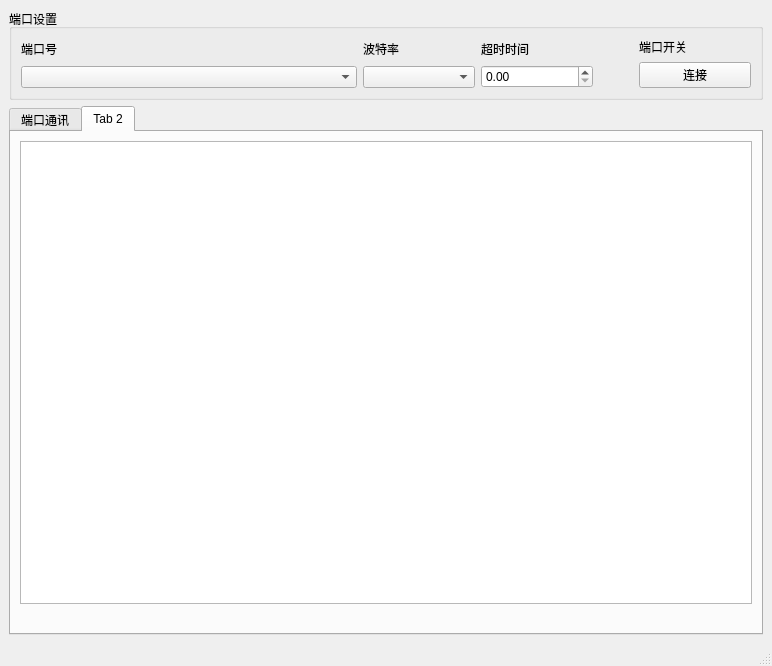
<?xml version="1.0" encoding="UTF-8"?>
<ui version="4.0">
 <class>MainWindow</class>
 <widget class="QMainWindow" name="MainWindow">
  <property name="geometry">
   <rect>
    <x>0</x>
    <y>0</y>
    <width>772</width>
    <height>666</height>
   </rect>
  </property>
  <property name="windowTitle">
   <string>MainWindow</string>
  </property>
  <widget class="QWidget" name="centralwidget">
   <layout class="QVBoxLayout" name="verticalLayout">
    <item>
     <widget class="QGroupBox" name="groupBox">
      <property name="title">
       <string>端口设置</string>
      </property>
      <property name="alignment">
       <set>Qt::AlignLeading|Qt::AlignLeft|Qt::AlignTop</set>
      </property>
      <property name="flat">
       <bool>false</bool>
      </property>
      <property name="checkable">
       <bool>false</bool>
      </property>
      <layout class="QHBoxLayout" name="horizontalLayout" stretch="3,1,1,0,1">
       <item>
        <layout class="QVBoxLayout" name="verticalLayout_2">
         <item>
          <widget class="QLabel" name="label">
           <property name="text">
            <string>端口号</string>
           </property>
           <property name="textFormat">
            <enum>Qt::AutoText</enum>
           </property>
           <property name="wordWrap">
            <bool>false</bool>
           </property>
           <property name="margin">
            <number>0</number>
           </property>
           <property name="indent">
            <number>-1</number>
           </property>
          </widget>
         </item>
         <item>
          <widget class="QComboBox" name="comboBox_port"/>
         </item>
        </layout>
       </item>
       <item>
        <layout class="QVBoxLayout" name="verticalLayout_3">
         <item>
          <widget class="QLabel" name="label_2">
           <property name="text">
            <string>波特率</string>
           </property>
          </widget>
         </item>
         <item>
          <widget class="QComboBox" name="comboBox_baudrate"/>
         </item>
        </layout>
       </item>
       <item>
        <layout class="QVBoxLayout" name="verticalLayout_4">
         <item>
          <widget class="QLabel" name="label_3">
           <property name="text">
            <string>超时时间</string>
           </property>
          </widget>
         </item>
         <item>
          <widget class="QDoubleSpinBox" name="doubleSpinBox_timeout"/>
         </item>
        </layout>
       </item>
       <item>
        <spacer name="horizontalSpacer">
         <property name="orientation">
          <enum>Qt::Horizontal</enum>
         </property>
         <property name="sizeHint" stdset="0">
          <size>
           <width>40</width>
           <height>20</height>
          </size>
         </property>
        </spacer>
       </item>
       <item>
        <layout class="QVBoxLayout" name="verticalLayout_5">
         <item>
          <widget class="QLabel" name="label_4">
           <property name="text">
            <string>端口开关</string>
           </property>
          </widget>
         </item>
         <item>
          <widget class="QPushButton" name="pushButton_switch">
           <property name="text">
            <string>连接</string>
           </property>
          </widget>
         </item>
        </layout>
       </item>
      </layout>
     </widget>
    </item>
    <item>
     <widget class="QTabWidget" name="tabWidget">
      <property name="currentIndex">
       <number>1</number>
      </property>
      <widget class="QWidget" name="tab">
       <attribute name="title">
        <string>端口通讯</string>
       </attribute>
       <layout class="QVBoxLayout" name="verticalLayout_6" stretch="10,0,1,1,1">
        <item>
         <widget class="QTextBrowser" name="textBrowser_cominp"/>
        </item>
        <item>
         <layout class="QHBoxLayout" name="horizontalLayout_2" stretch="1,1,1,5">
          <item>
           <widget class="QRadioButton" name="radioButton_type0">
            <property name="text">
             <string>hex</string>
            </property>
            <property name="checked">
             <bool>true</bool>
            </property>
            <property name="autoRepeat">
             <bool>false</bool>
            </property>
            <attribute name="buttonGroup">
             <string notr="true">buttonGroup</string>
            </attribute>
           </widget>
          </item>
          <item>
           <widget class="QRadioButton" name="radioButton_type1">
            <property name="text">
             <string>uint8</string>
            </property>
            <attribute name="buttonGroup">
             <string notr="true">buttonGroup</string>
            </attribute>
           </widget>
          </item>
          <item>
           <widget class="QRadioButton" name="radioButton_type2">
            <property name="text">
             <string>ascii</string>
            </property>
            <attribute name="buttonGroup">
             <string notr="true">buttonGroup</string>
            </attribute>
           </widget>
          </item>
          <item>
           <spacer name="horizontalSpacer_3">
            <property name="orientation">
             <enum>Qt::Horizontal</enum>
            </property>
            <property name="sizeHint" stdset="0">
             <size>
              <width>40</width>
              <height>20</height>
             </size>
            </property>
           </spacer>
          </item>
         </layout>
        </item>
        <item>
         <spacer name="verticalSpacer">
          <property name="orientation">
           <enum>Qt::Vertical</enum>
          </property>
          <property name="sizeHint" stdset="0">
           <size>
            <width>20</width>
            <height>145</height>
           </size>
          </property>
         </spacer>
        </item>
        <item>
         <layout class="QHBoxLayout" name="horizontalLayout_3" stretch="0,5,0,1">
          <item>
           <widget class="QComboBox" name="comboBox_outtype"/>
          </item>
          <item>
           <widget class="QLineEdit" name="lineEdit_comout">
            <property name="placeholderText">
             <string>填写需要填写需要发送的信息，注意选择发送类型</string>
            </property>
           </widget>
          </item>
          <item>
           <spacer name="horizontalSpacer_2">
            <property name="orientation">
             <enum>Qt::Horizontal</enum>
            </property>
            <property name="sizeHint" stdset="0">
             <size>
              <width>40</width>
              <height>20</height>
             </size>
            </property>
           </spacer>
          </item>
          <item>
           <widget class="QPushButton" name="pushButton_comout">
            <property name="text">
             <string>发送</string>
            </property>
           </widget>
          </item>
         </layout>
        </item>
        <item>
         <spacer name="verticalSpacer_2">
          <property name="orientation">
           <enum>Qt::Vertical</enum>
          </property>
          <property name="sizeHint" stdset="0">
           <size>
            <width>20</width>
            <height>145</height>
           </size>
          </property>
         </spacer>
        </item>
       </layout>
      </widget>
      <widget class="QWidget" name="tab_2">
       <attribute name="title">
        <string>Tab 2</string>
       </attribute>
       <layout class="QVBoxLayout" name="verticalLayout_7">
        <item>
         <widget class="QGraphicsView" name="graphicsView_img"/>
        </item>
        <item>
         <layout class="QHBoxLayout" name="horizontalLayout_4">
          <item>
           <spacer name="horizontalSpacer_4">
            <property name="orientation">
             <enum>Qt::Horizontal</enum>
            </property>
            <property name="sizeHint" stdset="0">
             <size>
              <width>40</width>
              <height>20</height>
             </size>
            </property>
           </spacer>
          </item>
          <item>
           <spacer name="horizontalSpacer_5">
            <property name="orientation">
             <enum>Qt::Horizontal</enum>
            </property>
            <property name="sizeHint" stdset="0">
             <size>
              <width>40</width>
              <height>20</height>
             </size>
            </property>
           </spacer>
          </item>
         </layout>
        </item>
       </layout>
      </widget>
     </widget>
    </item>
   </layout>
  </widget>
  <widget class="QMenuBar" name="menubar">
   <property name="geometry">
    <rect>
     <x>0</x>
     <y>0</y>
     <width>772</width>
     <height>26</height>
    </rect>
   </property>
  </widget>
  <widget class="QStatusBar" name="statusbar"/>
 </widget>
 <resources/>
 <connections/>
 <buttongroups>
  <buttongroup name="buttonGroup"/>
  <buttongroup name="buttonGroup_2"/>
 </buttongroups>
</ui>
